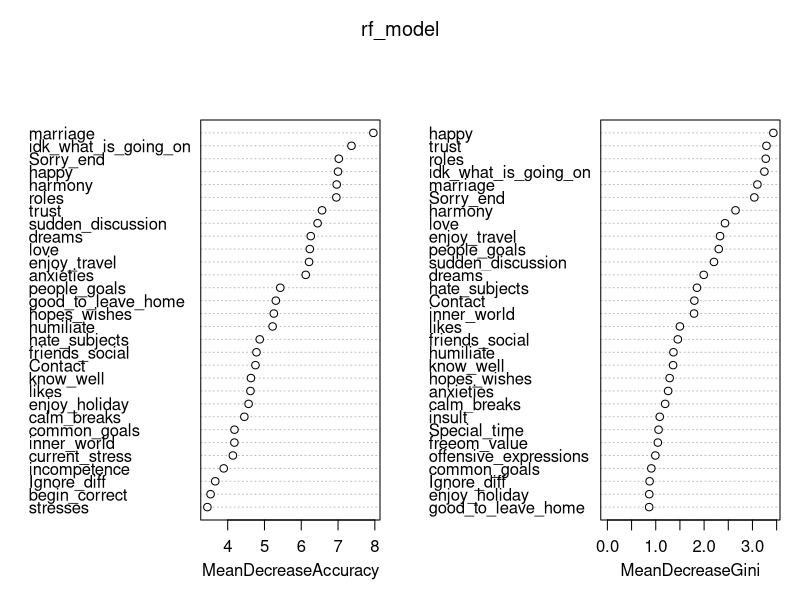
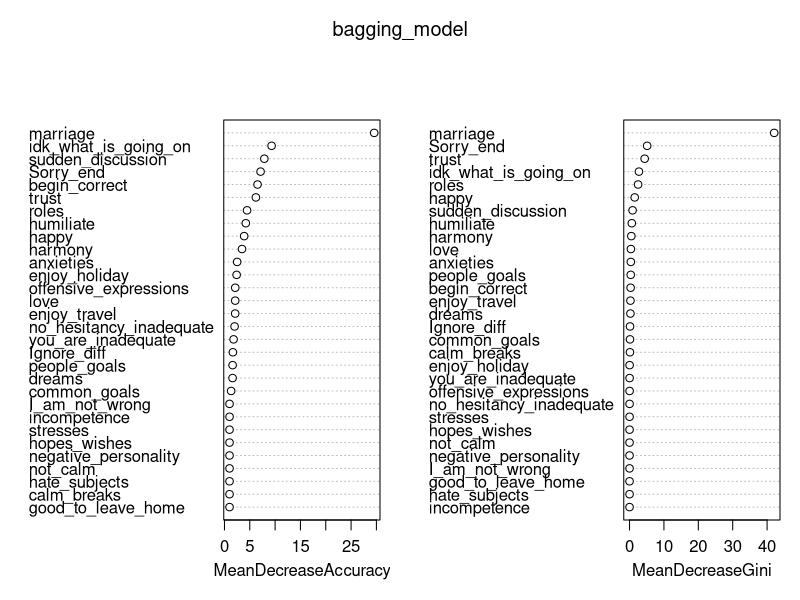

R code for these plots, in order: (Note: this script raises an error after producing the figures.)
## ---- chunk 1
#Written by: Casper Collet
install.packages("readxl")  # Run this only once
library(readxl)

divorce_data <- read_excel("divorce.xlsx")
head(divorce_data)
str(divorce_data)

#Written by: Casper Collet

#A couple of variables had backticks in them and needed to be changed to ensure we can work with the dataset.

colnames(divorce_data)[colnames(divorce_data) == "2_strangers"] <- "Two_Strangers"
colnames(divorce_data)[colnames(divorce_data) == "idk_what's_going_on"] <- "idk_what_is_going_on"
colnames(divorce_data)[colnames(divorce_data) == "I'm_right"] <- "I_Am_Right"
colnames(divorce_data)[colnames(divorce_data) ==  "I'm_not_wrong"] <- "I_am_not_wrong"
colnames(divorce_data)[colnames(divorce_data) ==  "I'm_not_guilty"] <- "I_am_not_guilty"
colnames(divorce_data)[colnames(divorce_data) ==  "you're_inadequate"] <- "you_are_inadequate"

#Our first task is: Split around 20% of the dataset of so we can keep some unseen data to test our models on after we tried them on the 80%. To keep it random, we will remove the last.

Unseendata <- divorce_data[136:170, ]
seendata <- divorce_data[1:135, ]
## ---- chunk 2
#Written by: Casper Collet
#Now that we have data to work with (the remaining 80%) we can try different models to test predictability power. We start with random forest. We choos deliberatly to not split the seendata again in traindata and testdata because we have a relatively small dataset. Otherwise the machine learning might be less accurate and we don't want that.

install.packages("randomForest")
library(randomForest)

#To ensure the last variables not interfering with the tests, we make it a binary valuable with either 1 or 0 and remove the old variable. This is just to be sure.

seendata$Divorced <- as.factor(seendata$Divorce_Y_N)
seendata <- subset(seendata, select = -Divorce_Y_N)


rf_model <- randomForest(Divorced ~ ., data = seendata, ntree = 500, mtry = 3, importance = TRUE)
print(rf_model)
## ---- chunk 3
#Written by: Casper Collet
#We can use this random forest also to check for the most important questions for predicting divorce, after we use the different methods we can see if they also validate these.
importance(rf_model) 
varImpPlot(rf_model) 
Randomforest_most_important_questions <- importance(rf_model) #To compare later on

## ---- chunk 4
#Written by: Casper Collet
#Secondly, we will try the method Bagging (Bootstrap Aggregating). This is quite similar to RandomForest, but might give us some new insights. 

bagging_model <- randomForest(Divorced ~ ., data = seendata, ntree = 500, mtry = ncol(seendata) - 1, importance = TRUE)

print(bagging_model)

#We immediately see that in the bagging method, has one less falsely classified object in the confusion matrix (4 became 3).

importance(bagging_model)
varImpPlot(bagging_model)
Bagging_most_important_questions <- importance(bagging_model)
## ---- chunk 5
#Next up is the Lasso model (Least Absolute Shrinkage and Selection Operator). We have no categorical objects and already made sure before that the Divorce column is binary.(C.L)

# Load required packages
install.packages("glmnet")  # Run only once if not installed
library(glmnet)

# Prepare the data for Lasso and Ridge models
# Convert the dataset to a matrix format suitable for glmnet
x <- as.matrix(seendata[, -ncol(seendata)])  # All predictor variables
y <- as.numeric(as.character(seendata$Divorced))  # Convert factor to numeric response

# Fit Lasso model
lasso_model <- cv.glmnet(x, y, alpha = 1, family = "binomial")  # L1 regularization
lasso_best_lambda <- lasso_model$lambda.min  # Get the best lambda
lasso_coefficients <- coef(lasso_model, s = lasso_best_lambda)  # Extract coefficients
# Print results
print("Lasso Model Coefficients:")
print(lasso_coefficients)
## ---- chunk 6
#Last but not least, the Ridge model.(C.L)
ridge_model <- cv.glmnet(x, y, alpha = 0, family = "binomial")  # L2 regularization
ridge_best_lambda <- ridge_model$lambda.min  # Get the best lambda
ridge_coefficients <- coef(ridge_model, s = ridge_best_lambda)  # Extract coefficients

print("Ridge Model Coefficients:")
print(ridge_coefficients)
## ---- chunk 7
# Evaluate 2 models (Lasso, Ridge) using Unseendata. Then calculate Accuracy, AUC-ROC curves, and Mean Square Error (MSE) for each model. Finally Visualize AUC-ROC curves to compare model performance (C.L)

# Load necessary libraries
install.packages("glmnet") # Lasso and Ridge
install.packages("pROC")   # AUC-ROC calculation
install.packages("caret")   # Accuracy calculation

library(glmnet)
library(pROC)
library(caret)

# Convert Divorce label to factor for classification
Unseendata$Divorced <- as.factor(Unseendata$`Divorce_Y_N`)
Unseendata$Divorced <- as.factor(Unseendata$Divorce_Y_N)
Unseendata <- subset(Unseendata, select = -Divorce_Y_N)

# Prepare data matrices for Lasso and Ridge (since glmnet requires matrix input)
x_train <- as.matrix(seendata[, -ncol(seendata)])  # Features from seen data
y_train <- as.numeric(as.character(seendata$Divorced))  # Convert factor to numeric
x_test <- as.matrix(Unseendata[, -ncol(Unseendata)])  # Features from unseen data
y_test <- as.numeric(as.character(Unseendata$Divorced))  # Convert factor to numeric

# Train Lasso Model (L1 regularization)
lasso_model <- cv.glmnet(x_train, y_train, alpha = 1, family = "binomial")
lasso_pred <- predict(lasso_model, newx = x_test, s = "lambda.min", type = "response")
lasso_class <- ifelse(lasso_pred > 0.5, 1, 0)  # Convert probabilities to binary labels

# Train Ridge Model (L2 regularization)
ridge_model <- cv.glmnet(x_train, y_train, alpha = 0, family = "binomial")
ridge_pred <- predict(ridge_model, newx = x_test, s = "lambda.min", type = "response")
ridge_class <- ifelse(ridge_pred > 0.5, 1, 0)  # Convert probabilities to binary labels

# Compute evaluation metrics
evaluate_model <- function(true_labels, predicted_labels, predicted_probs) 
  accuracy <- sum(true_labels == predicted_labels) / length(true_labels)  # Compute accuracy
  auc <- auc(roc(true_labels, predicted_probs))  # Compute AUC-ROC
  mse <- mean((true_labels - predicted_probs)^2)  # Compute Mean Squared Error
  return(list(accuracy = accuracy, AUC = auc, MSE = mse))
  
  # Evaluate Lasso
lasso_results <- evaluate_model(y_test, lasso_class, lasso_pred)
print("Lasso Model Results:")
print(lasso_results)

# Evaluate Ridge
ridge_results <- evaluate_model(y_test, ridge_class, ridge_pred)
print("Ridge Model Results:")
print(ridge_results)

# Plot AUC-ROC Curves
roc_lasso <- roc(y_test, lasso_pred)
roc_ridge <- roc(y_test, ridge_pred)

plot(roc_lasso, col = "blue", main = "AUC-ROC Curves for Lasso and Ridge")
plot(roc_ridge, col = "red", add = TRUE)
legend("bottomright", legend = c("Lasso", "Ridge"), col = c("blue", "red"), lty = 1)

## ---- chunk 8
colnames(Unseendata)

## ---- chunk 9
remove.packages("xfun")   
install.packages("xfun")  
library(xfun)
packageVersion("xfun")  

## ---- chunk 10
library(xfun)
packageVersion("xfun")

